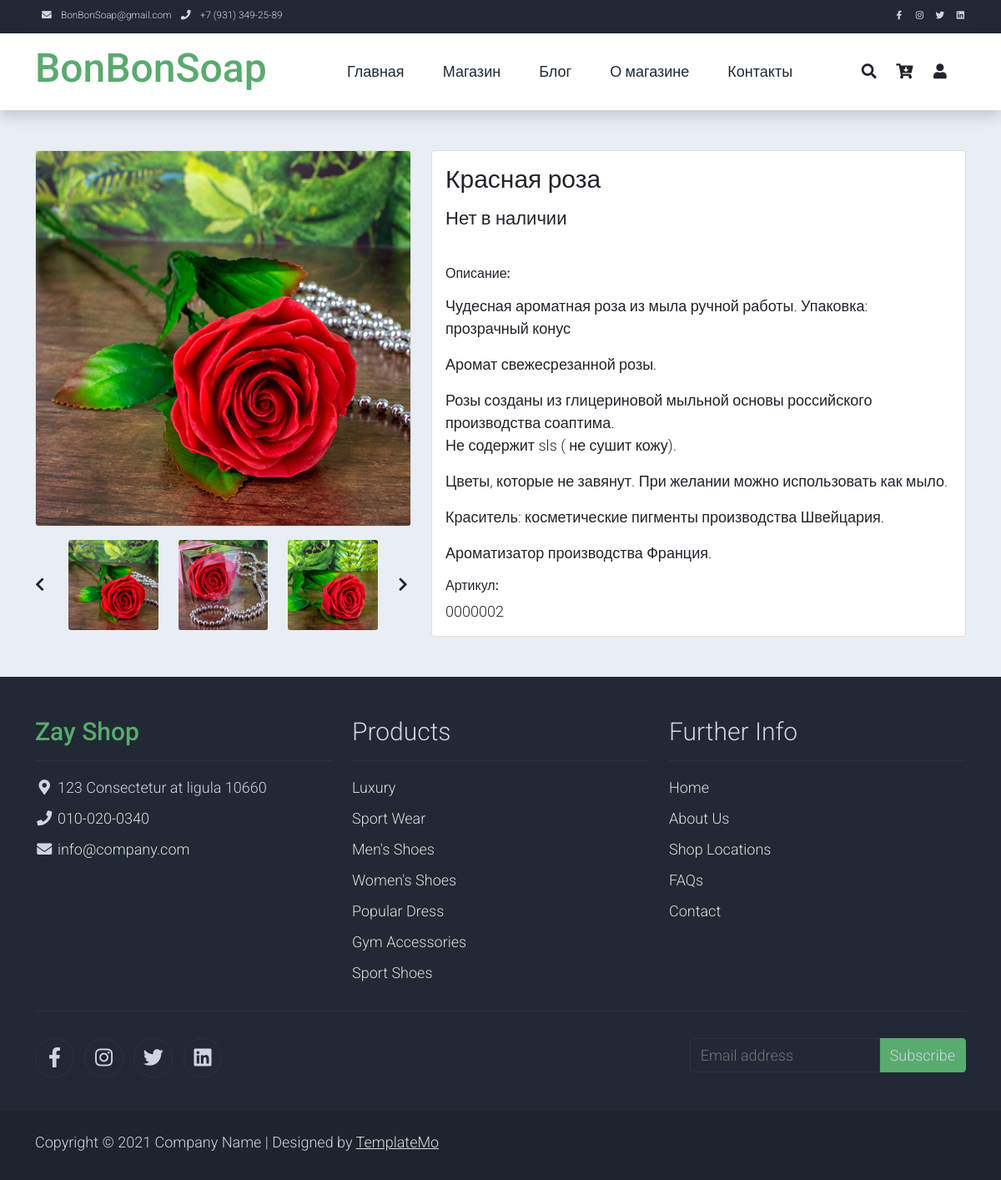
The app's page /shop-single/krasnaya_roza/ with its own data.
### product/models.py (models this page shows, shortened)
class ProductImage(models.Model):
    product = models.ForeignKey(Product, blank=True, null=True, default=None,
                                on_delete=models.SET_DEFAULT)  # Связь с товаром
    image = models.ImageField(upload_to='product_image/')  # Ссылка на фотографию товара
    active = models.BooleanField(default=True)  # Отображать фотографию
    main = models.BooleanField(default=False, verbose_name=u'Главная')  # Главная фотография
    class Meta:
        verbose_name = 'Фотография'
        verbose_name_plural = 'Фотографии'

class Product(models.Model):
    name = models.CharField(max_length=128, verbose_name=u'Название')  # Название товара
    category = models.ForeignKey(Category, on_delete=models.PROTECT,
                                 verbose_name=u'Категория')  # К какой категории относится товар
    alias = models.CharField(max_length=64, blank=False, unique=True, default='!!!', verbose_name=u'Псевдоним')  # Псевдоним поля
    holiday = models.ManyToManyField(Holiday, default='1', blank=False,
                                 verbose_name=u'Праздник')  # К какому празднику подходит товар
    description = models.TextField(blank=True, verbose_name=u'Описание')  # Описание товара
    price = models.IntegerField(default=0, verbose_name=u'Цена')  # Цена за единицу
    quantity = models.IntegerField(default=0, verbose_name=u'Остаток')  # Остаток на складе
    popular = models.IntegerField(default=0, verbose_name=u'Популярность')  # Популярность товара
    discount = models.IntegerField(default=0, verbose_name=u'Скидка')  # Скидка (сумма скидки, не %)
    active = models.BooleanField(default=True, verbose_name=u'Активен')  # Товар Активен
    article = models.CharField(max_length=8,
                               blank=True, default=None,
                               verbose_name=u'Артикль')  # Артикль (получается с применением префикса PRODUCT_PREFIX)
    class Meta:
        verbose_name = 'Товар'
        verbose_name_plural = 'Товары'

### shop/views.py (the view)
# urls.py: path('shop-single/', shop_single, name='shop-single'),
def shop_single(request, product=None):
    if product == None:
        return redirect('shop')
    try:
        product = Product.objects.get(alias=product)
    except:
        return redirect('shop')
    images = product.productimage_set.filter(active=True)
    if len(images):
        main_image = images[0].image.url
    else:
        main_image = settings.NO_PHOTO
    for image in images:
        if image.main:
            main_image = image.image.url
            break
    images = [images[i:i + 3] for i in range(0, len(images), 3)]  # Разбиваем список картинок по 3
    discount_price = product.price - product.discount if product.discount else 0
    return render(request, 'shop-single.html', locals())

### profile/templatetags/user_tags.py (called while the page is built)
@register.simple_tag(takes_context=True)
def basket_count(context):
    request = context['request']
    try:
        if request.user.is_authenticated:
            basket = Profile.objects.get(user=request.user).basket
        else:
            if 'basket' in request.session:
                basket = request.session['basket']
            else:
                return ''
        if not isinstance(basket, dict):
            basket = eval(basket)
    except:
        return ''
    q = sum(x for x in basket.values())
    return q if q else ''

### templates/shop-single.html (shortened to what this page needs)
{% extends 'base.html' %}
{% load static %}
{% block content %}
    <section class="bg-light">
        <div class="container pb-5">
            <div class="row">
                <div class="col-lg-5 mt-5">
                    <div class="card mb-3">
                        <img class="card-img img-fluid" src="{{ main_image }}" alt="Card image cap" id="product-detail">
                    </div>
                    <div class="row">
                        {% if images %}
                        <div class="col-1 align-self-center">
                            <a href="#multi-item-example" role="button" data-bs-slide="prev">
                                <i class="text-dark fas fa-chevron-left {% if images|length == 1 %} d-none {% endif %}"></i>
                            </a>
                        </div>
                        <div id="multi-item-example" class="col-10 carousel slide carousel-multi-item" data-bs-ride="carousel">
                            <div class="carousel-inner product-links-wap" role="listbox">
                                {% for images_3 in images %}
                                <div class="carousel-item {% if forloop.counter0 == 0 %} active {% endif %}">
                                    <div class="row">
                                        {% for image in images_3 %}
                                        <div class="col-4">
                                            <a href="#">
                                                <img class="card-img img-fluid" src="{{ image.image.url }}" alt="{{ product.name }}">
                                            </a>
                                        </div>
                                        {% endfor %}
                                    </div>
                                </div>
                                {% endfor %}
                            </div>
                        </div>
                        <div class="col-1 align-self-center">
                            <a href="#multi-item-example" role="button" data-bs-slide="next">
                                <i class="text-dark fas fa-chevron-right {% if images|length == 1 %} d-none {% endif %}"></i>
                            </a>
                        </div>
                        {% endif %}
                    </div>
                </div>
                <div class="col-lg-7 mt-5">
                    <div class="card">
                        <div class="card-body">
                            <h1 class="h2">{{ product.name }}</h1>
                            {% if product.active %}
                            {% if product.discount %}
                            <p class="h3 py-2"><s>{{ product.price }}</s> &#x20bd;</p>
                            <p class="h3 py-2">{{ product.actual_price }} &#x20bd;</p>
                            {% else %}
                            <p class="h3 py-2">{{ product.price }} &#x20bd;</p>
                            {% endif %}
                            {% else %}
                            <p class="h3 py-2">Нет в наличии</p>
                            {% endif %}
                            <br>
                            <h6>Описание:</h6>
                            <p>{{ product.description|safe|linebreaks }}</p>
                            <h6>Артикул:</h6>
                            {{ product.article }}
                        </div>
                    </div>
                </div>
            </div>
        </div>
    </section>
{% endblock content %}

### static/css/templatemo.css (style rules this page uses)
body, ul, li, p, a, label, input, div { font-family: 'Roboto', sans-serif; font-size: 18px !important; font-weight: 300 !important; }
.h2 { font-family: 'Roboto', sans-serif; font-size: 30px !important; font-weight: 300; }
.h3 { font-family: 'Roboto', sans-serif; font-size: 22px !important; }
.bg-light { background-color: #e9eef5 !important; }

### records on screen
ProductImage: image (picture)
ProductImage: image (picture)
ProductImage: image (picture)
Product: name "Красная роза", description "Чудесная ароматная роза из мыла ручной работы. Упаковка: прозрачный конус Аромат свежесрезанной розы. Розы созданы из глицериновой мыльной основы российского производства соаптима. Не содержит sls ( не сушит кожу). Цветы, которые не завянут. При желании можно использовать как мыло. Краситель: косметические пигменты производства Швейцария. Ароматизатор производства Франция.", article "0000002"
